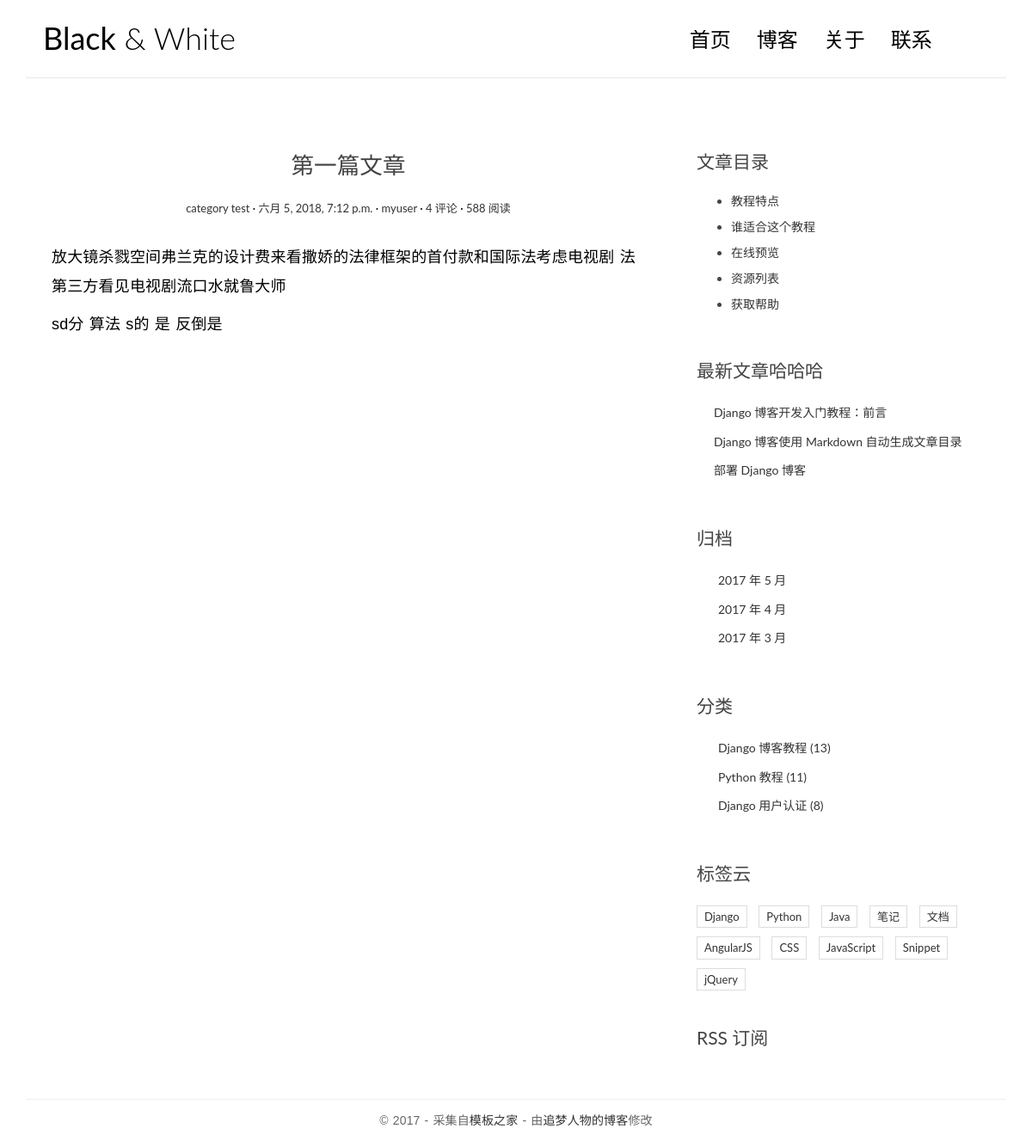
The app's page /post/2/ with its own data.
### blog/models.py (models this page shows, shortened)
class Post(models.Model):
    title = models.CharField(max_length=70)
    body = models.TextField()
    created_time = models.DateTimeField()
    modified_time = models.DateTimeField()
    excerpt = models.CharField(max_length=200, blank=True)
    category = models.ForeignKey(Category, on_delete=models.CASCADE)
    tags = models.ManyToManyField(Tag, blank=True)
    author = models.ForeignKey(User, on_delete=models.CASCADE)

class Category(models.Model):
    name = models.CharField(max_length=100)

### blog/views.py (the view)
# urls.py: url(r'^post/(?P<pk>[0-9]+)/$', views.detail, name='detail'),
def detail(request, pk):
    post = get_object_or_404(Post, pk=pk)
    post.body = markdown.markdown(post.body,
                                  extensions=[
                                    'markdown.extensions.extra',
                                    'markdown.extensions.codehilite',
                                    'markdown.extensions.toc',
                                ])
    return render(request, 'blog/detail.html', context={'post': post})

### templates/blog/detail.html
{% extends 'base.html' %}
{% block main %}
    <article class="post post-{{ post.pk }}">
      <header class="entry-header">
        <h1 class="entry-title">{{ post.title }}</h1>
        <div class="entry-meta">
          <span class="post-category"><a href="#">{{ post.category.name }}</a></span>
          <span class="post-date"><a href="#"><time class="entry-date"
                                                    datetime="{{ post.created_time }}">{{ post.created_time }}</time></a></span>
          <span class="post-author"><a href="#">{{ post.author }}</a></span>
          <span class="comments-link"><a href="#">4 评论</a></span>
          <span class="views-count"><a href="#">588 阅读</a></span>
        </div>
      </header>
      <div class="entry-content clearfix">
        {{ post.body|safe }}
      </div>
    </article>
{% endblock main %}
{% block toc %}
    <div class="widget widget-content">
        <h3 class="widget-title">文章目录</h3>
        <ul>
            <li>
                <a href="#">教程特点</a>
            </li>
            <li>
                <a href="#">谁适合这个教程</a>
            </li>
            <li>
                <a href="#">在线预览</a>
            </li>
            <li>
                <a href="#">资源列表</a>
            </li>
            <li>
                <a href="#">获取帮助</a>
            </li>
        </ul>
    </div>
{% endblock toc %}

### blog/static/blog/css/custom.css (style rules this page uses)
* { outline: none; }
h1, h2, h3, h4, h5, h6 { margin-top: 0; }
a { color: #333; }
body { color: #444; font-family: 'Lato', sans-serif; }
p { font-family: 'Ubuntu', sans-serif; font-weight: 400; word-spacing: 1px; letter-spacing: 0.01em; }
.post { background: #fff; padding: 30px 30px 0; }
.entry-title { text-align: center; font-size: 1.9em; margin-bottom: 20px; line-height: 1.6; padding: 10px 20px 0; }
.entry-meta { text-align: center; color: #DDDDDD; font-size: 13px; margin-bottom: 30px; }
.entry-content { font-size: 18px; line-height: 1.9; font-weight: 300; color: #000; }
.post-category::after, .post-date::after, .post-author::after, .comments-link::after { content: ' ·'; color: #000; }
.widget { background: #fff; padding: 30px 0 0; }
.widget-title { font-size: 1.5em; margin-bottom: 20px; line-height: 1.6; padding: 10px 0 0; font-weight: 400; }
.widget-content ul li { margin-bottom: 10px; }

### records on screen
Post: title "第一篇文章", category.name "category test", created_time "六月 5, 2018, 7:12 p.m.", author "myuser", body "放大镜杀戮空间弗兰克的设计费来看撒娇的法律框架的首付款和国际法考虑电视剧 法第三方看见电视剧流口水就鲁大师 sd分 算法 s的 是 反倒是"
